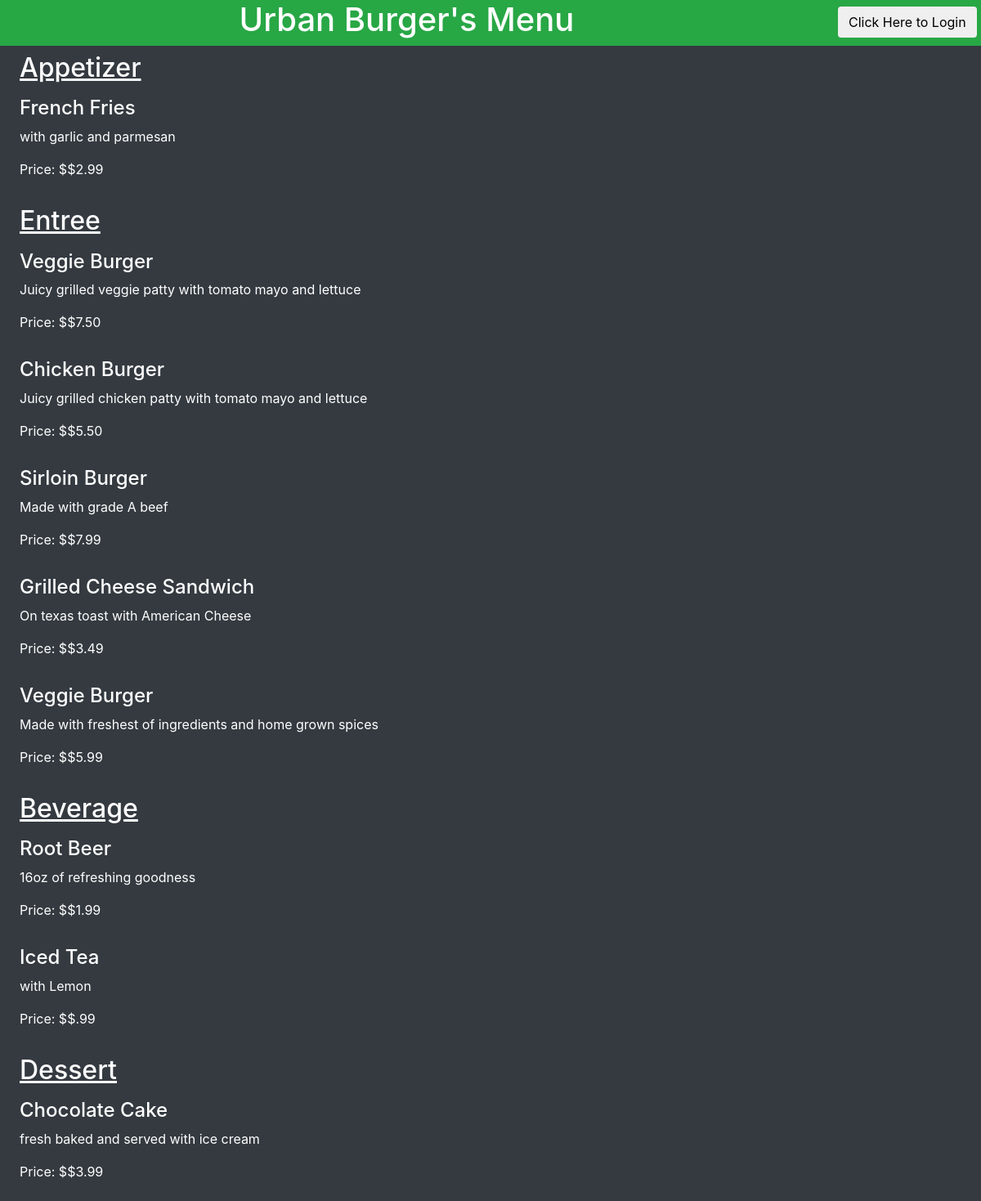
Screenshot of /restaurant/1/menu/ with the database file from the repository.
### Database_file.py (models this page shows, shortened)
class Restaurant(Base):
    __tablename__ = 'restaurant'
    id = Column(Integer, primary_key = True)
    name = Column(String(80), nullable=False)
    user_id = Column(Integer, ForeignKey('user.id'))
    user = relationship(User)

class MenuItem(Base):
    __tablename__ = 'menu_item'
    id = Column(Integer, primary_key = True)
    name = Column(String(80), nullable=False)
    course = Column(String(250))
    description = Column(String(250))
    price = Column(String(8))
    restaurant_id = Column(Integer, ForeignKey('restaurant.id'))
    restaurant = relationship(Restaurant)
    user_id = Column(Integer, ForeignKey('user.id'))
    user = relationship(User)

### catalog.py (the view)
@app.route('/restaurant/<int:restaurant_id>/')
@app.route('/restaurant/<int:restaurant_id>/menu/')
def restaurantMenu(restaurant_id):
    state = showLogin()
    page = 'restaurant/' + str(restaurant_id) + '/menu/'
    restaurant = session.query(Restaurant).filter_by(id = restaurant_id).one()
    creator = getUserInfo(restaurant.user_id)
    items = session.query(MenuItem).filter_by(
        restaurant_id=restaurant_id).all()
    if 'username' not in login_session or \
        creator.id != login_session['user_id']:
        return render_template('public-Menu.html', items=items,
                                restaurant=restaurant, creator=creator,
                                STATE=state, page=page)
    else:
        return render_template('menu.html', items=items,
                                restaurant=restaurant, creator=creator,
                                STATE=state, page=page)

### catalog.py (called while the page is built)
def getUserInfo(user_id):
    user = session.query(User).filter_by(id=user_id).one()
    return user

def showLogin():
    state = ''.join(random.choice(string.ascii_uppercase + string.digits)
                    for x in xrange(32))
    login_session['state'] = state
    print state
    return state

### templates/public-Menu.html (shortened to what this page needs)
{% extends "base2.html" %}
  {% block content %}
    <article class="row bg-dark px-4">
         {% if items !=[] %}
         <div class="col-md-12 mt-2">
           <h2 class="text-white"><u>Appetizer</u></h2>
         </div>
           {% for i in items %}
             {% if i.course == 'Appetizer' %}
             <div class="col-md-12 mt-2">
               <h4 class="text-white">{{i.name}}</h4>
             </div>
             <div class="col-md-12">
               <p class="text-white">{{i.description}}</p>
             </div>
             <div class="col-md-12">
               <p class="text-white">Price: ${{i.price}}</p>
             </div>
             <br><br>
             {% endif %}
           {% endfor %}
           <div class="col-md-12 mt-2">
             <h2 class="text-white"><u>Entree</u></h2>
           </div>
           {% for i in items %}
             {% if i.course == 'Entree' %}
             <div class="col-md-12 mt-2">
               <h4 class="text-white">{{i.name}}</h4>
             </div>
             <div class="col-md-12">
               <p class="text-white">{{i.description}}</p>
             </div>
             <div class="col-md-12">
               <p class="text-white">Price: ${{i.price}}</p>
             </div>
             <br><br>
             {% endif %}
           {% endfor %}
           <div class="col-md-12 mt-2">
             <h2 class="text-white"><u>Beverage</u></h2>
           </div>
           {% for i in items %}
             {% if i.course == 'Beverage' %}
             <div class="col-md-12 mt-2">
               <h4 class="text-white">{{i.name}}</h4>
             </div>
             <div class="col-md-12">
               <p class="text-white">{{i.description}}</p>
             </div>
             <div class="col-md-12">
               <p class="text-white">Price: ${{i.price}}</p>
             </div>
             <br><br>
             {% endif %}
           {% endfor %}
           <div class="col-md-12 mt-2">
             <h2 class="text-white"><u>Dessert</u></h2>
           </div>
           {% for i in items %}
             {% if i.course == 'Dessert' %}
             <div class="col-md-12 mt-2">
               <h4 class="text-white">{{i.name}}</h4>
             </div>
             <div class="col-md-12">
               <p class="text-white">{{i.description}}</p>
             </div>
             <div class="col-md-12">
               <p class="text-white">Price: ${{i.price}}</p>
             </div>
             <br><br>
             {% endif %}
           {% endfor %}
         {% endif %}
    </article>
  {% endblock %}

### templates/base2.html (shortened to what this page needs)
<!DOCTYPE html>
<html>
  <head>
    {% include "header.html" %}
  </head>
  <body class="bg-dark">
    <div class="fluid-container bg-dark">
      <header class="row bg-success">
        <div class="col-md-10 text-center">
          <h1 class="text-white">{{restaurant.name}}'s Menu</h1>
        </div>
        <div class="col-md-2 text-right pt-2 pr-5">
          {%if 'username' not in session %}
            <button class="btn bg-faded text-black" type="button" name="button" data-toggle="modal" data-target="#myModal">
              Click Here to Login
            </button>
			    {% else %}
          <a href="{{url_for('disconnect')}}">
            <button class="btn bg-faded text-black" type="button" name="button">
              Logout
            </button>
          </a>
			    {% endif %}
        </div>
      </header>
      {% block content %}
      {% endblock %}
    </div>
  </body>
</html>

### templates/header.html (shortened to what this page needs)
<link rel=stylesheet type=text/css href="{{ url_for('static', filename='master.css') }}">
<link rel="stylesheet" href="https://maxcdn.bootstrapcdn.com/bootstrap/4.0.0-beta.2/css/bootstrap.min.css">

### static/master.css (style rules this page uses)
button { cursor: pointer; }

### rows the page displays
Restaurant: name "Urban Burger"
MenuItem: name "French Fries", description "with garlic and parmesan", price "$2.99"
MenuItem: name "Veggie Burger", description "Juicy grilled veggie patty with tomato mayo and lettuce", price "$7.50"
MenuItem: name "Chicken Burger", description "Juicy grilled chicken patty with tomato mayo and lettuce", price "$5.50"
MenuItem: name "Sirloin Burger", description "Made with grade A beef", price "$7.99"
MenuItem: name "Grilled Cheese Sandwich", description "On texas toast with American Cheese", price "$3.49"
MenuItem: name "Veggie Burger", description "Made with freshest of ingredients and home grown spices", price "$5.99"
MenuItem: name "Root Beer", description "16oz of refreshing goodness", price "$1.99"
MenuItem: name "Iced Tea", description "with Lemon", price "$.99"
MenuItem: name "Chocolate Cake", description "fresh baked and served with ice cream", price "$3.99"
